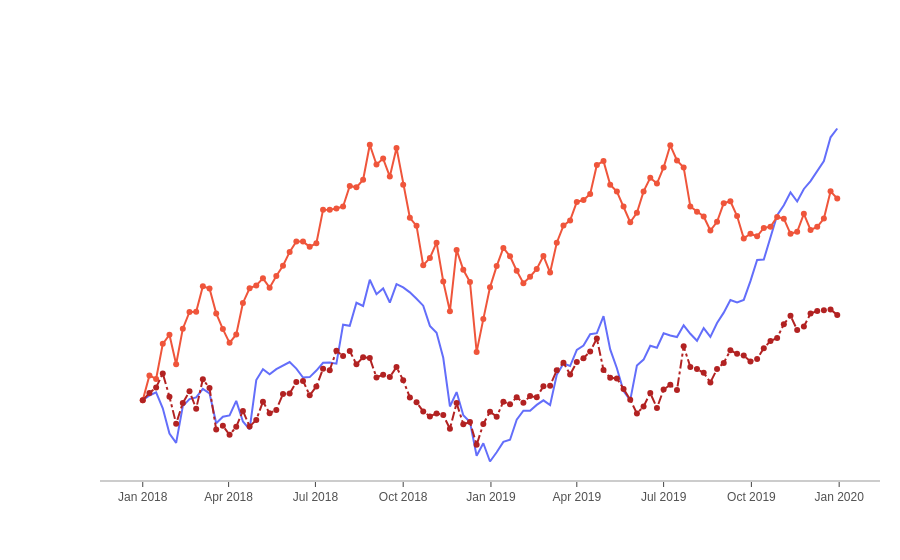

This figure's notebook cell:
### Markdown cell above
## Line Plots

### Code cell
import plotly.graph_objects as go
df_stocks = px.data.stocks()
px.line(df_stocks, x = "date", y = "GOOG", labels={'date': 'Date', 'GOOG': 'Price'})

px.line(df_stocks, x = 'date', y = ['GOOG', 'AAPL'], labels = {'date': 'Date', 'y': 'Price'}, title='Apple vs Google')

fig = go.Figure()
fig.add_trace(go.Scatter(x = df_stocks.date, y = df_stocks.AAPL, mode = 'lines', name = 'Apple'))
fig.add_trace(go.Scatter(x = df_stocks.date, y = df_stocks.AMZN, mode = 'lines+markers', name = 'Amazon'))
fig.add_trace(go.Scatter(x = df_stocks.date, y = df_stocks.GOOG, mode = 'lines+markers', name = 'Google', line = dict(color = 'firebrick', width = 2, dash = 'dashdot')))

# fig.update_layout(title = 'Stock Price Data 2018 - 2020', xaxis_title = 'Price', yaxis_title = 'Date')

fig.update_layout(xaxis = dict(showline = True, showgrid = False, showticklabels = True, linecolor = 'rgb(204, 204, 204)', linewidth = 2, ticks = 'outside', tickfont = dict(family = 'Arial', size = 12, color = 'rgb(82,82,82)')),
                  yaxis = dict(showgrid = False, zeroline = False, showline = False, showticklabels = False),
                  autosize = False, 
                  margin = dict(
                    autoexpand = False, l = 100, r = 20, t = 110
                  ),
                  showlegend = False, plot_bgcolor = 'white')
